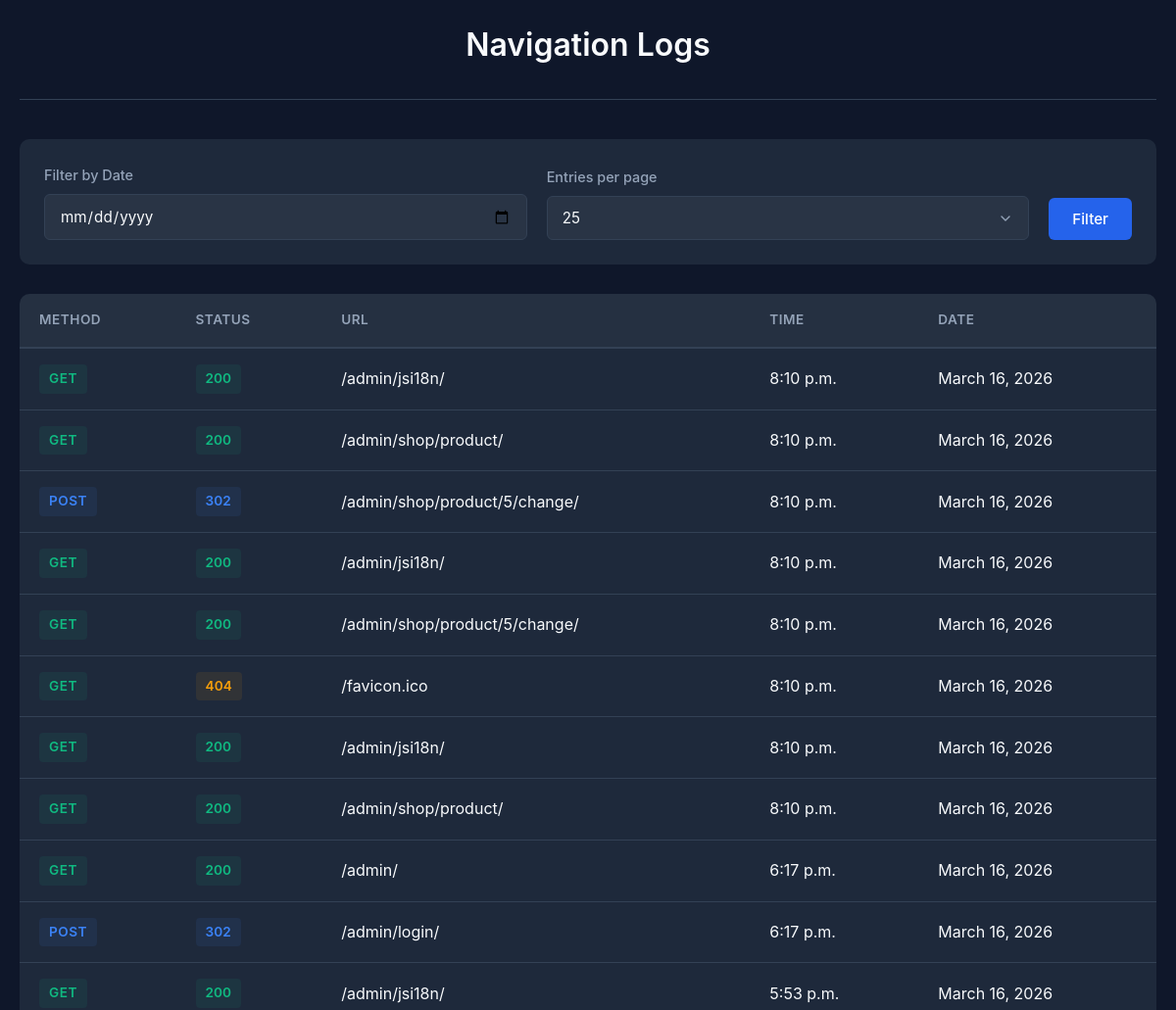
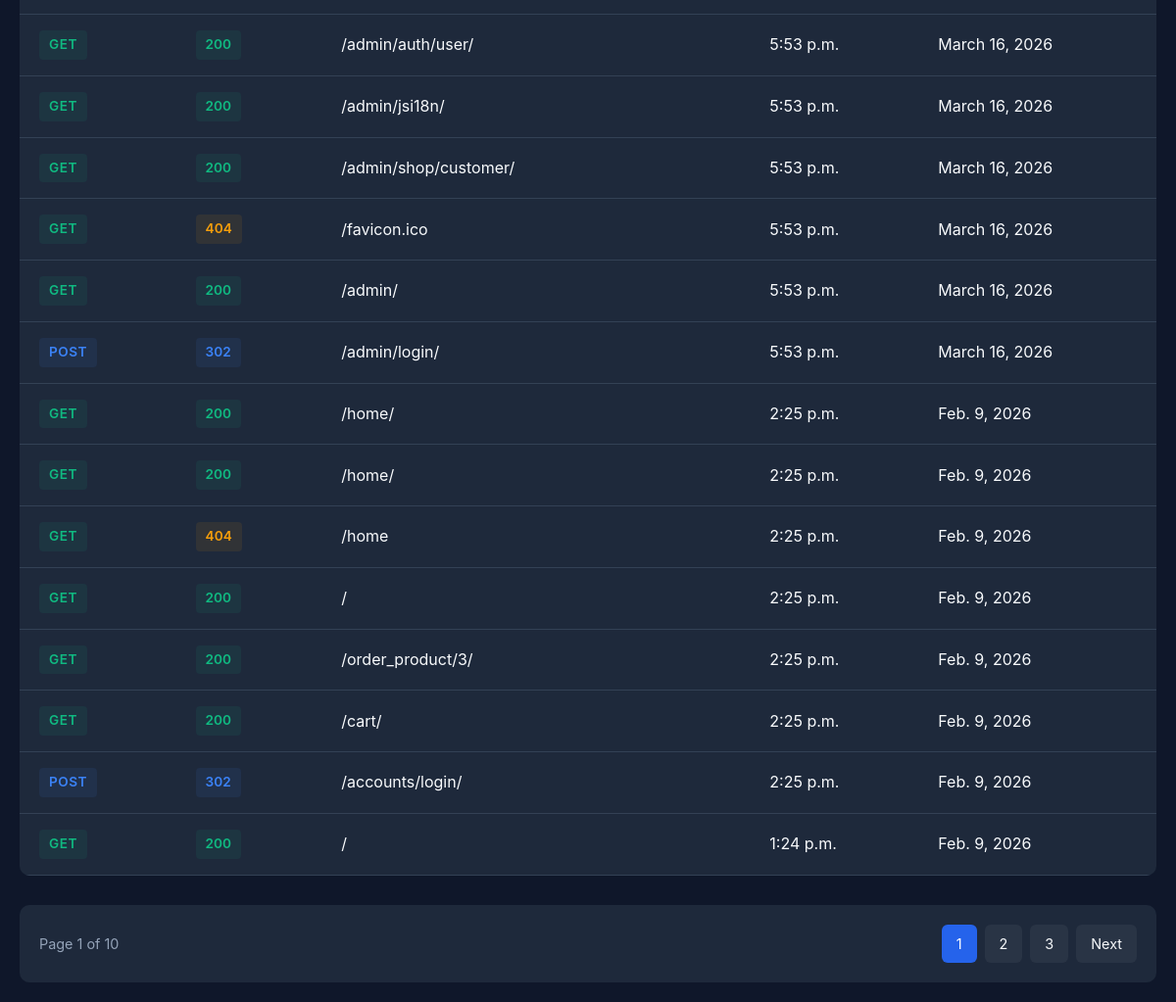
Page /logs/ (signed in) on the committed database (2 pictures, top to bottom).
### shop/models.py (models this page shows, shortened)
class NavigationLog(models.Model):
    user = models.ForeignKey(User, on_delete=models.CASCADE)
    date = models.DateField()
    time = models.TimeField()
    method = models.CharField(max_length=10)
    url = models.CharField(max_length=500)
    action = models.CharField(max_length=255)
    status_code = models.PositiveIntegerField(null=True, blank=True)

### shop/views.py (the view)
# urls.py: path('logs/', views.navi_view, name='logs'),
@login_required
def navi_view(request):
    logs = NavigationLog.objects.filter(user=request.user).order_by('-date', '-time')
    date_filter = request.GET.get('date')
    if date_filter:
        date_obj = parse_date(date_filter)
        if date_obj:
            logs = logs.filter(date=date_obj)
    try:
        per_page = int(request.GET.get('per_page', 25))
        if per_page <= 0:
            per_page = 25
    except (ValueError, TypeError):
        per_page = 25
    paginator = Paginator(logs, per_page)
    page_number = request.GET.get('page')
    page_obj = paginator.get_page(page_number)
    per_page_options = [10, 20, 25, 50, 100]
    return render(request, 'shop/nav.html', {
        'page_obj': page_obj,
        'date_filter': date_filter,
        'per_page': per_page,
        'per_page_options': per_page_options,
    })

### templates/shop/nav.html (shortened to what this page needs)
<!DOCTYPE html>
<html lang="en">
<head>
</head>
<body>
    <div class="container">
        <header>
            <h1>Navigation Logs</h1>
        </header>
        <form method="get" action="." class="filters">
            <div class="filter-group">
                <label for="date">Filter by Date</label>
                <input type="date" id="date" name="date" value="{{ date_filter|default:'' }}">
            </div>
            <div class="filter-group">
                <label for="per_page">Entries per page</label>
                <select id="per_page" name="per_page" onchange="this.form.submit()">
                    {% for option in per_page_options %}
                        <option value="{{ option }}" {% if per_page == option %}selected{% endif %}>{{ option }}</option>
                    {% endfor %}
                </select>
            </div>
            <div class="button-group">
                <button type="submit">Filter</button>
            </div>
        </form>
        <div class="table-container">
            <table>
                <thead>
                    <tr>
                        <th>Method</th>
                        <th>Status</th>
                        <th>URL</th>
                        <th>Time</th>
                        <th>Date</th>
                    </tr>
                </thead>
                <tbody>
                    {% for log in page_obj %}
                        <tr>
                            <td>
                                {% if log.method == 'GET' %}
                                    <span class="method method-get">{{ log.method }}</span>
                                {% elif log.method == 'POST' %}
                                    <span class="method method-post">{{ log.method }}</span>
                                {% elif log.method == 'PUT' %}
                                    <span class="method method-put">{{ log.method }}</span>
                                {% elif log.method == 'DELETE' %}
                                    <span class="method method-delete">{{ log.method }}</span>
                                {% else %}
                                    <span class="method">{{ log.method }}</span>
                                {% endif %}
                            </td>
                            <td>
                                {% if log.status_code >= 200 and log.status_code < 300 %}
                                    <span class="status status-2xx">{{ log.status_code }}</span>
                                {% elif log.status_code >= 300 and log.status_code < 400 %}
                                    <span class="status status-3xx">{{ log.status_code }}</span>
                                {% elif log.status_code >= 400 and log.status_code < 500 %}
                                    <span class="status status-4xx">{{ log.status_code }}</span>
                                {% else %}
                                    <span class="status status-5xx">{{ log.status_code }}</span>
                                {% endif %}
                            </td>
                            <td class="url">{{ log.url }}</td>
                            <td>{{ log.time }}</td>
                            <td>{{ log.date }}</td>
                        </tr>
                    {% empty %}
                        <tr>
                            <td colspan="5" class="no-data">No logs found.</td>
                        </tr>
                    {% endfor %}
                </tbody>
            </table>
        </div>
        <div class="pagination">
            <div class="page-info">
                Page {{ page_obj.number }} of {{ page_obj.paginator.num_pages }}
            </div>
            <div class="page-links">
                {% for num in page_obj.paginator.page_range %}
                    {% if num == page_obj.number %}
                        <span class="page-link active">{{ num }}</span>
                    {% elif num > page_obj.number|add:'-3' and num < page_obj.number|add:'3' %}
                        <a href="?{% if date_filter %}date={{ date_filter }}&{% endif %}per_page={{ per_page }}&page={{ num }}" class="page-link">{{ num }}</a>
                    {% endif %}
                {% endfor %}
                {% if page_obj.has_next %}
                    <a href="?{% if date_filter %}date={{ date_filter }}&{% endif %}per_page={{ per_page }}&page={{ page_obj.next_page_number }}" class="page-link">Next</a>
                {% endif %}
            </div>
        </div>
    </div>
</body>
</html>

### templates/shop/nav.html (style rules this page uses)
:root { --primary: #2563eb; --primary-dark: #1e40af; --dark: #0f172a; --dark-light: #1e293b; --text: #f8fafc; --text-muted: #94a3b8; --border: #334155; }
* { margin: 0; padding: 0; box-sizing: border-box; font-family: -apple-system, BlinkMacSystemFont, 'Segoe UI', Roboto, Oxygen, Ubuntu, sans-serif; }
body { background-color: var(--dark); color: var(--text); line-height: 1.6; padding: 20px; min-height: 100vh; }
.container { max-width: 1200px; margin: 0 auto; }
header { text-align: center; margin-bottom: 40px; padding-bottom: 20px; border-bottom: 1px solid var(--border); }
header h1 { font-size: 2rem; font-weight: 600; color: var(--text); margin-bottom: 10px; }
.filters { background: var(--dark-light); padding: 25px; border-radius: 10px; margin-bottom: 30px; display: flex; flex-wrap: wrap; gap: 20px; align-items: flex-end; }
.filter-group { flex: 1; min-width: 200px; }
label { display: block; margin-bottom: 8px; font-weight: 500; color: var(--text-muted); font-size: 0.9rem; }
input { width: 100%; padding: 12px 15px; background: rgba(255, 255, 255, 0.05); border: 1px solid var(--border); border-radius: 6px; color: var(--text); font-size: 0.95rem; transition: all 0.2s; }
select { width: 100%; padding: 12px 15px; background: rgba(255, 255, 255, 0.05); border: 1px solid var(--border); border-radius: 6px; color: var(--text); font-size: 0.95rem; transition: all 0.2s; appearance: none; -webkit-appearance: none; -moz-appearance: none; background-repeat: no-repeat; background-position: right 15px center; background-size: 16px; padding-right: 40px; }
select option { background-color: var(--dark-light); color: var(--text); padding: 12px; }
select option:checked { background-color: var(--primary); color: white; }
.button-group { display: flex; gap: 10px; align-items: center; }
button { padding: 12px 24px; background: var(--primary); color: white; border: none; border-radius: 6px; font-weight: 500; cursor: pointer; transition: background 0.2s; font-size: 0.95rem; }
.table-container { overflow-x: auto; margin-bottom: 30px; border-radius: 10px; background: var(--dark-light); }
table { width: 100%; border-collapse: collapse; min-width: 800px; }
th { background: rgba(255, 255, 255, 0.03); padding: 16px 20px; text-align: left; font-weight: 600; color: var(--text-muted); font-size: 0.85rem; text-transform: uppercase; letter-spacing: 0.5px; border-bottom: 2px solid var(--border); }
td { padding: 16px 20px; border-bottom: 1px solid var(--border); }
.method { display: inline-block; padding: 4px 10px; border-radius: 4px; font-size: 0.85rem; font-weight: 600; letter-spacing: 0.5px; }
.method-get { background: #10b98115; color: #10b981; }
.method-post { background: #3b82f615; color: #3b82f6; }
.status { display: inline-block; padding: 4px 10px; border-radius: 4px; font-size: 0.85rem; font-weight: 600; }
.status-2xx { background: #10b98115; color: #10b981; }
.status-3xx { background: #3b82f615; color: #3b82f6; }
.status-4xx { background: #f59e0b15; color: #f59e0b; }
.url { max-width: 400px; overflow: hidden; text-overflow: ellipsis; white-space: nowrap; }
.pagination { display: flex; justify-content: space-between; align-items: center; flex-wrap: wrap; gap: 20px; padding: 20px; background: var(--dark-light); border-radius: 10px; }
.page-info { color: var(--text-muted); font-size: 0.9rem; }
.page-links { display: flex; gap: 8px; align-items: center; }
.page-link { padding: 8px 15px; background: rgba(255, 255, 255, 0.05); color: var(--text); text-decoration: none; border-radius: 6px; font-size: 0.9rem; transition: all 0.2s; }
.page-link.active { background: var(--primary); color: white; }

### rows in the picture
NavigationLog: method "GET", status_code "200", url "/admin/jsi18n/", time "8:10 p.m.", date "March 16, 2026"
NavigationLog: method "GET", status_code "200", url "/admin/shop/product/", time "8:10 p.m.", date "March 16, 2026"
NavigationLog: method "POST", status_code "302", url "/admin/shop/product/5/change/", time "8:10 p.m.", date "March 16, 2026"
NavigationLog: method "GET", status_code "200", url "/admin/jsi18n/", time "8:10 p.m.", date "March 16, 2026"
NavigationLog: method "GET", status_code "200", url "/admin/shop/product/5/change/", time "8:10 p.m.", date "March 16, 2026"
NavigationLog: method "GET", status_code "404", url "/favicon.ico", time "8:10 p.m.", date "March 16, 2026"
NavigationLog: method "GET", status_code "200", url "/admin/jsi18n/", time "8:10 p.m.", date "March 16, 2026"
NavigationLog: method "GET", status_code "200", url "/admin/shop/product/", time "8:10 p.m.", date "March 16, 2026"
NavigationLog: method "GET", status_code "200", url "/admin/", time "6:17 p.m.", date "March 16, 2026"
NavigationLog: method "POST", status_code "302", url "/admin/login/", time "6:17 p.m.", date "March 16, 2026"
NavigationLog: method "GET", status_code "200", url "/admin/jsi18n/", time "5:53 p.m.", date "March 16, 2026"
NavigationLog: method "GET", status_code "200", url "/admin/auth/user/", time "5:53 p.m.", date "March 16, 2026"
NavigationLog: method "GET", status_code "200", url "/admin/jsi18n/", time "5:53 p.m.", date "March 16, 2026"
NavigationLog: method "GET", status_code "200", url "/admin/shop/customer/", time "5:53 p.m.", date "March 16, 2026"
NavigationLog: method "GET", status_code "404", url "/favicon.ico", time "5:53 p.m.", date "March 16, 2026"
NavigationLog: method "GET", status_code "200", url "/admin/", time "5:53 p.m.", date "March 16, 2026"
NavigationLog: method "POST", status_code "302", url "/admin/login/", time "5:53 p.m.", date "March 16, 2026"
NavigationLog: method "GET", status_code "200", url "/home/", time "2:25 p.m.", date "Feb. 9, 2026"
NavigationLog: method "GET", status_code "200", url "/home/", time "2:25 p.m.", date "Feb. 9, 2026"
NavigationLog: method "GET", status_code "404", url "/home", time "2:25 p.m.", date "Feb. 9, 2026"
NavigationLog: method "GET", status_code "200", url "/", time "2:25 p.m.", date "Feb. 9, 2026"
NavigationLog: method "GET", status_code "200", url "/order_product/3/", time "2:25 p.m.", date "Feb. 9, 2026"
NavigationLog: method "GET", status_code "200", url "/cart/", time "2:25 p.m.", date "Feb. 9, 2026"
NavigationLog: method "POST", status_code "302", url "/accounts/login/", time "2:25 p.m.", date "Feb. 9, 2026"
NavigationLog: method "GET", status_code "200", url "/", time "1:24 p.m.", date "Feb. 9, 2026"

### other values in the picture
{{ page_obj.number }} "1"
{{ page_obj.paginator.num_pages }} "10"
{{ num }} "1"
{{ num }} "2" "3"
form field per_page "25"
